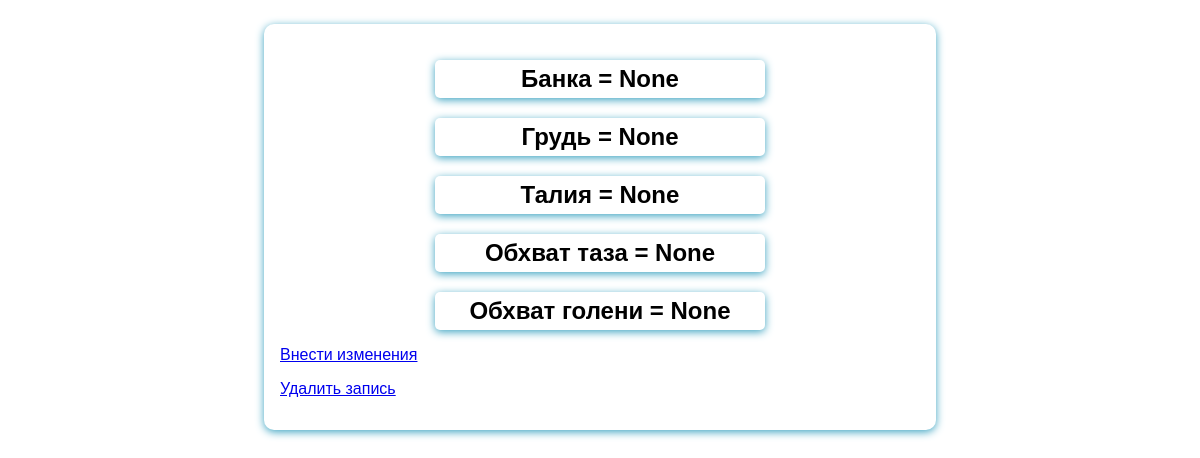
/sizes-db/11, run on the app's committed database.
### trainning_app/models.py (models this page shows)
class BodySize(models.Model):
    day = models.PositiveIntegerField(verbose_name='День', validators=[MinValueValidator(0),
                                       MaxValueValidator(31)])
    month = models.CharField(verbose_name='Месяц', max_length=10)
    biceps = models.PositiveIntegerField(verbose_name="Обхват бицепса", blank=True, null=True)
    breast = models.PositiveIntegerField(verbose_name="Обхват груди", blank=True, null=True)
    waist = models.PositiveIntegerField(verbose_name="Обхват талии", blank=True, null=True)
    buttocks = models.PositiveIntegerField(verbose_name="Обхват ягодиц", blank=True, null=True)
    hip = models.PositiveIntegerField(verbose_name="Обхват бедра", blank=True, null=True)

### trainning_app/views.py (the view)
# urls.py: path('sizes-db/<int:pk>', views.DetailBodySize.as_view(), name='size-detail'),
class DetailBodySize(DetailView):
    template_name = 'trainning_app/detail_size.html'
    model = BodySize
    context_object_name = 'size'

### trainning_app/templates/trainning_app/detail_size.html (shortened to what this page needs)
{% extends 'trainning_app/base.html' %}
{% block content %}
<form method="post">
    <div class="form-style {% if field.errors %} errors {% endif %}">
        <h2>
            Банка = {{ size.biceps }}
        </h2>
    </div>
    <div class="form-style {% if field.errors %} errors {% endif %}">
        <h2>
            Грудь = {{ size.breast }}
        </h2>
    </div>
    <div class="form-style {% if field.errors %} errors {% endif %}">
        <h2>
            Талия = {{ size.waist }}
        </h2>
    </div>
    <div class="form-style {% if field.errors %} errors {% endif %}">
        <h2>
            Обхват таза = {{ size.buttocks }}
        </h2>
    </div>
    <div class="form-style {% if field.errors %} errors {% endif %}">
        <h2>
            Обхват голени = {{ size.hip }}
        </h2>
    </div>
    <div class="form-style {% if field.errors %} errors {% endif %}">
        <p><a href="{% url 'size-detail' pk=size.id %}">Внести изменения</a></p>
    </div>
    <div class="form-style {% if field.errors %} errors {% endif %}">
        <p><a href="{% url 'size-delete' pk=size.id %}">Удалить запись</a></p>
    </div>
</form>
{% endblock %}

### trainning_app/static/trainning_app/forms.css (style rules this page uses)
body { margin: 0; font-family: Sans-Serif; }
h2 { width:50%; margin: 20px auto 5px; text-align: center; padding: 5px; border-radius: 5px; box-shadow: 0 2px 8px #3ca3c1; }
form { margin: 1.5rem auto 5px; width: 90%; max-width: 40rem; padding: 1rem; border-radius: 10px; font-size: 16px; background-color: white; box-shadow: 0 2px 8px #3ca3c1; }
.form-style { margin-bottom: 1rem; }

### data on the page
BodySize: biceps "None", breast "None", waist "None", buttocks "None", hip "None"
